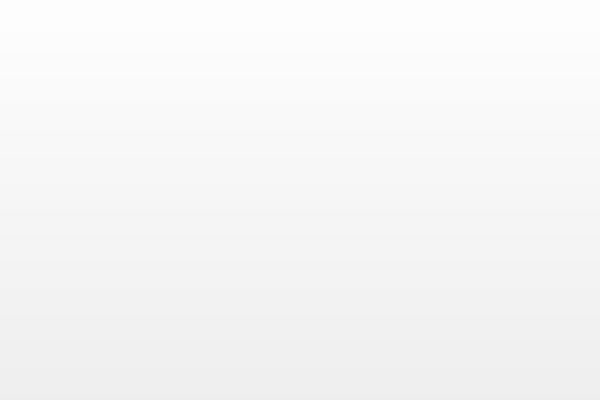
<?xml version="1.0" encoding="UTF-8"?>
<ui version="4.0">
 <class>MainWindow</class>
 <widget class="QMainWindow" name="MainWindow">
  <property name="geometry">
   <rect>
    <x>0</x>
    <y>0</y>
    <width>600</width>
    <height>400</height>
   </rect>
  </property>
  <property name="minimumSize">
   <size>
    <width>600</width>
    <height>400</height>
   </size>
  </property>
  <property name="maximumSize">
   <size>
    <width>600</width>
    <height>400</height>
   </size>
  </property>
  <property name="baseSize">
   <size>
    <width>600</width>
    <height>400</height>
   </size>
  </property>
  <property name="windowTitle">
   <string>MainWindow</string>
  </property>
  <widget class="QWidget" name="centralwidget">
   <widget class="QPushButton" name="img_Btn">
    <property name="geometry">
     <rect>
      <x>-10</x>
      <y>-40</y>
      <width>621</width>
      <height>491</height>
     </rect>
    </property>
    <property name="text">
     <string/>
    </property>
   </widget>
  </widget>
 </widget>
 <resources/>
 <connections/>
</ui>
